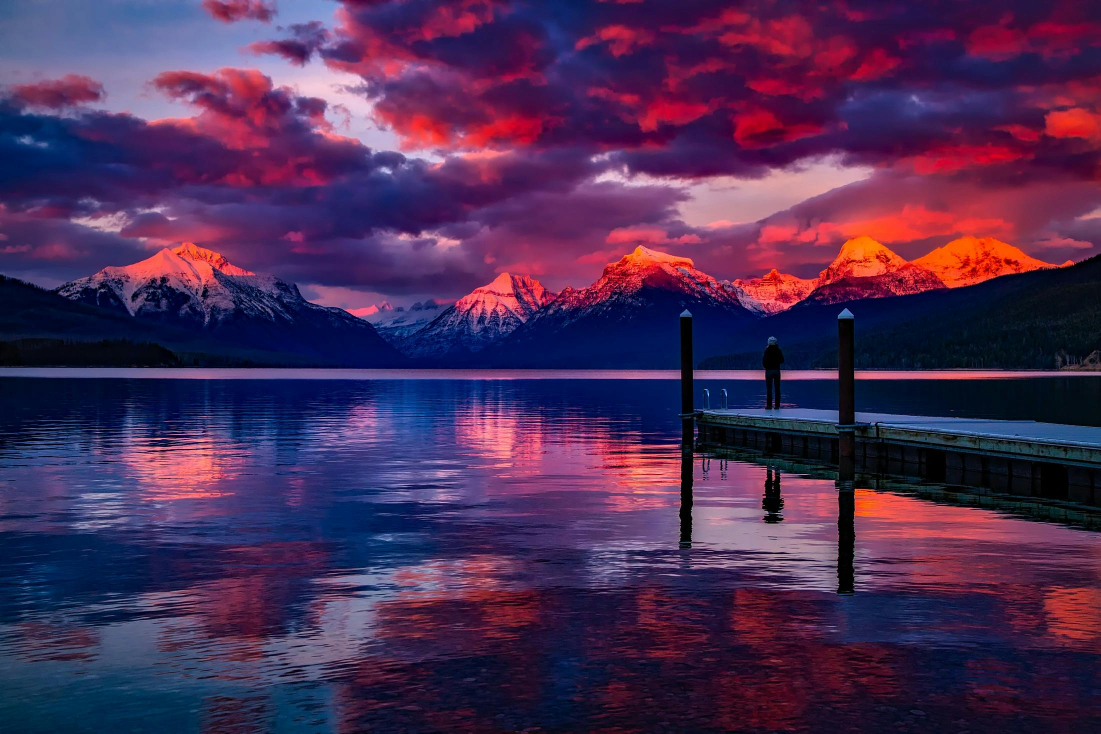
#> input picture static_images/landscape.jpg, 2201 x 1467 px (shown at 1/2 size)
$ python main.py static_images/landscape.jpg
#> lines starting #> are read from the running program, lines starting #| are printed output that depends on the picture
### src/loader.py
class ImageLoader:
    def load_image(self, file_path):
        from PIL import Image
        try:
            image = Image.open(file_path)
            return image
        except Exception as e:
            print(f"Error loading image: {e}")
            return None

    def save_image(self, image, file_path):
        try:
            image.save(file_path, format='PNG')
        except Exception as e:
            print(f"Error saving image: {e}")

### src/preprocessor.py
import numpy as np
from PIL import Image

class ImagePreprocessor:
    def __init__(self):
        pass

    def resize_image(self, image, new_size):
        return image.resize(new_size, Image.LANCZOS)

    # [4 lines left out: function normalize_colors, not called in this run]

### src/algorithms.py
import numpy as np

class KMeans:
    def __init__(self, n_clusters=8, max_iter=300, tol=1e-4):
        self.n_clusters = n_clusters
        self.max_iter = max_iter
        self.tol = tol
        self.centroids = None

    def fit(self, X):
        random_indices = np.random.choice(len(X), self.n_clusters, replace=False)
        self.centroids = X[random_indices]

        for _ in range(self.max_iter):
            distances = self._compute_distances(X)
            labels = np.argmin(distances, axis=1)

            new_centroids = []
            for i in range(self.n_clusters):
                cluster_points = X[labels == i]
                if len(cluster_points) > 0:
                    new_centroids.append(cluster_points.mean(axis=0))
                else:
                    new_centroids.append(self.centroids[i])
            new_centroids = np.array(new_centroids)

            if np.all(np.abs(new_centroids - self.centroids) < self.tol):
                break

            self.centroids = new_centroids

    def predict(self, X):
        distances = self._compute_distances(X)
        return np.argmin(distances, axis=1)

    def _compute_distances(self, X):
        return np.linalg.norm(X[:, np.newaxis] - self.centroids, axis=2)


class DBSCAN:
    # [35 lines left out: functions __init__, fit, _expand_cluster, not called in this run]

    def _get_neighbors(self, X, index):
        distances = np.linalg.norm(X - X[index], axis=1)
        return np.where(distances < self.eps)[0]

### src/generator.py
import numpy as np
from PIL import Image

class SpriteGenerator:
    def __init__(self):
        self.resolution = (32, 32)

    def set_resolution(self, width, height):
        self.resolution = (width, height)

    def generate_sprite(self, clustered_data, algorithm, palette=None):
        color_map = algorithm.centroids.astype(np.uint8)

        if palette is not None:
            color_map = self._map_to_palette(color_map, palette)

        n_channels = color_map.shape[1]

        height, width = clustered_data.shape
        sprite_array = np.zeros((height, width, n_channels), dtype=np.uint8)

        for i in range(height):
            for j in range(width):
                cluster_id = clustered_data[i, j]
                sprite_array[i, j] = color_map[cluster_id]

        mode = 'RGBA' if n_channels == 4 else 'RGB'
        sprite = Image.fromarray(sprite_array, mode)
        return sprite

    # [10 lines left out: function _map_to_palette, not called in this run]

### main.py
import argparse
import numpy as np
from src.loader import ImageLoader
from src.preprocessor import ImagePreprocessor
from src.generator import SpriteGenerator
from src.algorithms import KMeans
from src.config import DEFAULT_RESOLUTION, COLOR_PALETTES, COLOR_PALETTE_OPTIONS, MAX_CLUSTERS

def main():
    parser = argparse.ArgumentParser(description='Generate pixel art sprites from images')
    parser.add_argument('image_path', help='Path to the input image')
    parser.add_argument('-W', '--width', type=int, default=DEFAULT_RESOLUTION[0],
                        help=f'Output width in pixels (default: {DEFAULT_RESOLUTION[0]})')
    parser.add_argument('-H', '--height', type=int, default=DEFAULT_RESOLUTION[1],
                        help=f'Output height in pixels (default: {DEFAULT_RESOLUTION[1]})')
    parser.add_argument('-P', '--palette', type=str, default='none',
                        choices=COLOR_PALETTE_OPTIONS,
                        help=f'Color palette to apply (default: none)')

    args = parser.parse_args()

    image_path = args.image_path
    resolution = (args.width, args.height)
    palette = COLOR_PALETTES[args.palette]

    loader = ImageLoader()
    image = loader.load_image(image_path)
#> in load_image, image is the input picture: PIL image 2201x1467 RGB; mean R, G, B 74.2, 44, 84.2

    preprocessor = ImagePreprocessor()
    processed_image = preprocessor.resize_image(image, resolution)
#> in resize_image, `return image.resize(new_size, Image.LANCZOS)`:
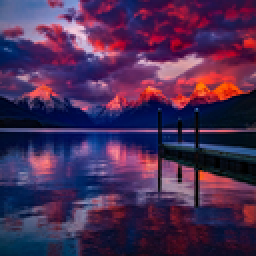
#> returned value: PIL image 128x128 RGB (shown 2 times larger); mean R, G, B 74.3, 44, 84.2

    image_array = np.array(processed_image)

    original_shape = image_array.shape
#> original_shape = (128, 128, 3)
    pixel_data = image_array.reshape(-1, image_array.shape[-1])

    # Use palette length if palette is specified, otherwise use MAX_CLUSTERS
    n_clusters = len(palette) if palette is not None else MAX_CLUSTERS
    algorithm = KMeans(n_clusters=n_clusters)
    algorithm.fit(pixel_data)
#> in fit, `random_indices = np.random.choice(len(X), self.n_clusters, replace=Fal..`: random_indices = [3180, 10131, 7536, 598, 5136, 10762, 3909, 5619, 15015, 3266, 7077, 13433, 5002, 651, 7479, 14159]
#> in fit, `self.centroids = X[random_indices]`: self.centroids = 16 rows, first 8: [75, 9, 55], [184, 94, 120], [1, 19, 35], [101, 19, 63], [122, 46, 91], [58, 74, 133], [153, 103, 151], [248, 74, 5]
    cluster_labels = algorithm.predict(pixel_data)
#> cluster_labels = 16384 values, max 15 at index 43, min 0 at index 75, mean 7.54

    clusters = cluster_labels.reshape(original_shape[:2])
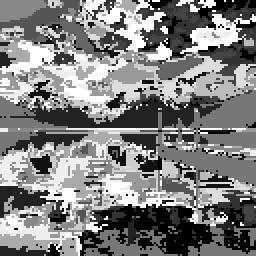
#> clusters: shape (128, 128) int64 (shown 2 times larger); min 0, max 15, mean 7.54; drawn with min black and max white

    sprite_generator = SpriteGenerator()
    sprite_generator.set_resolution(resolution[0], resolution[1])
    sprite = sprite_generator.generate_sprite(clusters, algorithm, palette)
#> after the loop in generate_sprite, `for i in range(height):`:
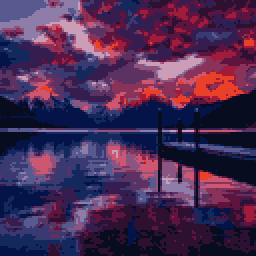
#> sprite_array: shape (128, 128, 3) (shown 2 times larger); mean of channels 0, 1, 2 73.9, 43.5, 83.9; drawn as R, G, B

    file_name = image_path.split("/")[-1].split(".")[0]
    output_path = f"gen_images/{file_name}_sprite.png"
    loader.save_image(sprite, output_path)
    print(f"Sprite generated and saved to {output_path}")

if __name__ == "__main__":
    main()
